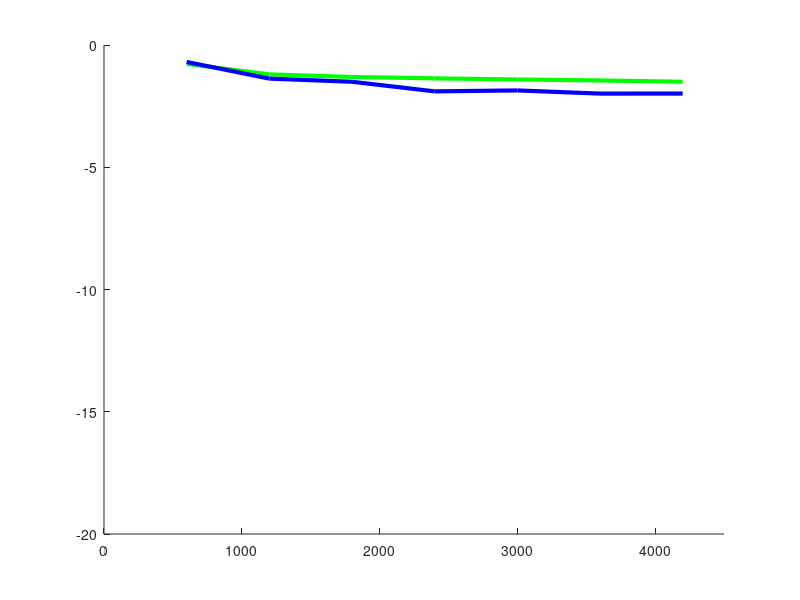

MATLAB code for this plot: (Note: this script raises an error after producing the figure.)
hold on

xMin = 0;
xMax = 4500;
yMin = -20;
yMax = 0;
TwoLvlMCVar = 0.047376430704261868198656770800881;
X = 1:xMax;

OneLvlISX = [600,600,600,600,600,...
    1200,1200,1200,1200,1200,...
    1800,1800,1800,1800,1800,...
    2400,2400,2400,2400,2400,...
    3000,3000,3000,3000,3000,...
    3600,3600,3600,3600,3600,...
    4200,4200,4200,4200,4200
             ];
      
OneLvlISY = [0.12273033400591708275140234718492, 0.37124138920422972143242645870487, 0.14599246570821064472589512206468, 0.087254470255813842971548410787364, 0.11873401369467531663026704791264,...
    0.059235215799716127438312440744994, 0.043278620881953749899295758041262, 0.069989630948360026518884069446358, 0.073449983607832072807219958576752, 0.06897836082348661468355288661769,...
    0.035858369026072499374802049487698, 0.074375846294708225503455878424575, 0.059230319426414962391547192055441, 0.044067158093443227484531377058374, 0.032841589236420325181864399155529,...
    0.038367697170106879189788173789566, 0.060899542758408385656476724534514, 0.040285451979719978654603806944579, 0.036149284751642071777943954202783, 0.040417542347883875231140393680107,...
    0.041395414530484161974577261844388, 0.043896511912068204852577224528432, 0.037808274126698321326855989354954, 0.036416713622818681905801696530034, 0.035174550199288542873254925780202,...
    0.033481990932026417517874961049529, 0.035970239433885255186940099747517, 0.033908083622141413360218109573907, 0.037381067143739385438827582675003, 0.036719245256141203048727561508713,...
    0.033096623294517076019349843818418, 0.030295730130464774282339490696359, 0.026000978405943390991961194913529, 0.036595989320905950026308062206226, 0.030914963357685964345789031426648,...
             ];

OneLvlISYMean = arrayfun(@(i) mean(OneLvlISY((5*i-4):(5*i))), 1:(length(OneLvlISY)/5));

OneLvlISRatio = (OneLvlISYMean ./ TwoLvlMCVar) .* 100;

TwoLvlISX = [600,600,600,600,600,...
    1200,1200,1200,1200,1200,...
    1800,1800,1800,1800,1800,...
    2400,2400,2400,2400,2400,...
    3000,3000,3000,3000,3000,...
    3600,3600,3600,3600,3600,...
    4200,4200,4200,4200,4200
             ];
      
TwoLvlISY = [0.21571760467154543761125751188956, 0.5460748948986177131459385236667, 0.057368796890253703768536297502578, 0.0540901842743183244865967651549, 0.13839925369693453771624547243846,...
    0.013285319565295545043981384480958, 0.10115455362379180415111079582857, 0.038681784312547311255325865886334, 0.021192994632429351664626437923289, 0.036939615785011460646902747839704,...
    0.093801417648062365706174148272112, 0.01688519095335462918971991541639, 0.014507227240454629441090972363781, 0.019956159666285711723476836709779, 0.011746128802212435146556934739692,...
    0.011589576584413932916484135660085, 0.014844329351214135756520384745727, 0.011716617180060397498952973194264, 0.01152935406416307276278310212092, 0.013799579104759924011447402847352,...
    0.011912870422501548386962078041051, 0.014797492207846638101464975534327, 0.011468289013834230202770747553132, 0.01488338060768334275563162805156, 0.016309512806637050524871668244487,...
    0.0091314850558148336068242656438088, 0.012914412239077214736293619523622, 0.0088424478208666106027191489147299, 0.0097025703783235207194879379244412, 0.010862085756526643903763229559445,...
    0.0103471580994415699589206170117, 0.008652902256243195575069471203733, 0.010023954027599120755742667654431, 0.010020004463625900581469352346176, 0.012612757273423199494422064503851,...
             ];

TwoLvlISYMean = arrayfun(@(i) mean(TwoLvlISY((5*i-4):(5*i))), 1:(length(TwoLvlISY)/5));

TwoLvlISRatio = (TwoLvlISYMean ./ TwoLvlMCVar) .* 100;

plot(unique(OneLvlISX),log10(OneLvlISYMean),'g','LineWidth',3)
plot(unique(TwoLvlISX),log10(TwoLvlISYMean),'b','LineWidth',3)

axis([xMin,xMax,yMin,yMax]);

r1 = refline(0,log10(TwoLvlMCVar));
r1.Color = 'r';
r1.LineStyle = '--';

legend('1LvlISZ','2LvlIS','2LvlMC', 'location', 'SouthEast');
xlabel('Number of samples used to train pi*');
ylabel('log(Varience)');


hold off
